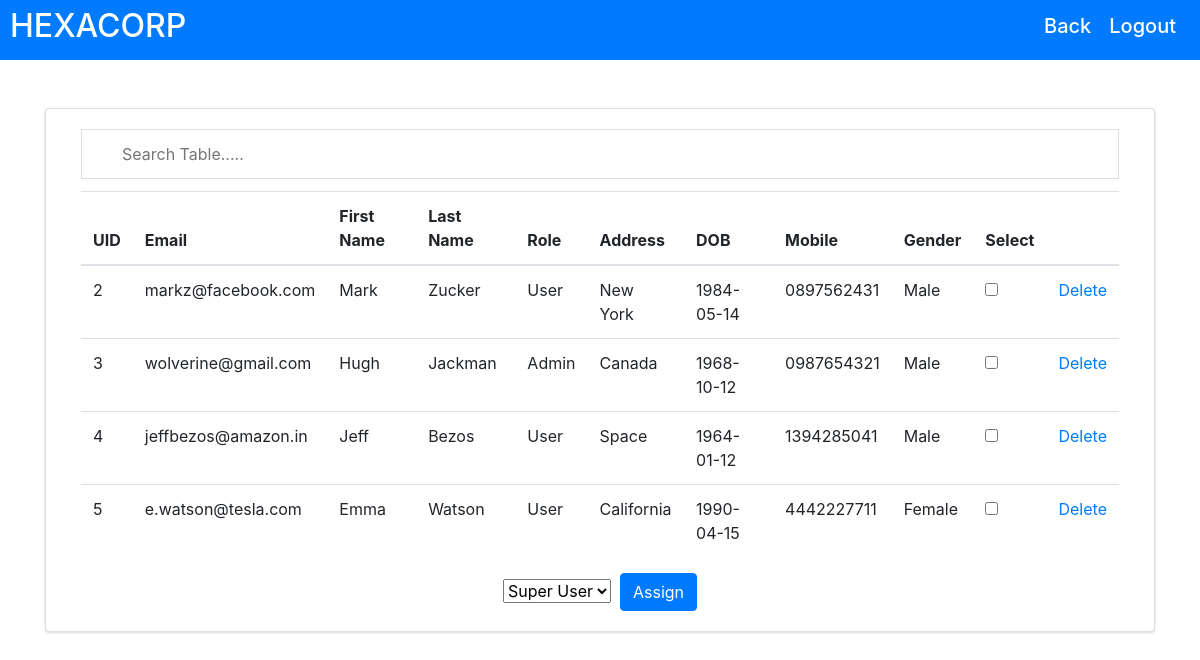
The app's page /super_user (signed in) with its own data.
### alchemy.py (models this page shows, shortened)
class Users(db.Model, UserMixin):
    __tablename__ = "User_Data"
    id = db.Column(db.Integer, primary_key=True)
    email = db.Column(db.String(150), unique=True)
    password = db.Column(db.String(150))
    first_name = db.Column(db.String(150))
    last_name = db.Column(db.String(150))
    role = db.Column(db.String(50), default="User")
    phno = db.Column(db.String(10),default="None")
    addr = db.Column(db.String(250),default="None")
    profile_image = db.Column(db.String(255), default="default.png")
    confirmed = db.Column(db.Boolean, nullable=False, default=False)
    confirmed_on = db.Column(db.DateTime, nullable=True)
    gender = db.Column(db.String(10),default="None")
    dob = db.Column(db.String(10),default="None")

### alchemy.py (the view, shortened to what this page needs)
@app.route('/super_user', methods=['POST', 'GET'])
@login_required
def super_user():
    all_super_users = Users.query.order_by(Users.id)
    name_list = []
    for u in all_super_users:
        if u.id is not current_user.id:
            name_list.append(u.id)
    role_list = ["Super User", "Admin", "User"]
    return render_template('super_user.html', users = all_super_users, user=current_user, names = name_list, roles = role_list)

### alchemy.py (called while the page is built)
@login_manager.user_loader
def load_user(id):
    return Users.query.get(int(id))

### templates/super_user.html (shortened to what this page needs)
<!DOCTYPE html>
<html lang="en">
<head>
   <link rel="stylesheet" href="{{url_for('static', filename = 'css/styles.css')}}">
   <link rel="stylesheet" href="https://stackpath.bootstrapcdn.com/bootstrap/4.4.1/css/bootstrap.min.css" />
</head>
<body>
   <nav class="navbar navbar-inverse navbar-expand-sm bg-primary" style="padding-top: 2px ;padding-bottom:2px; padding-left: 10px;">
     <a class="navbar-brand text-white"><h2>HEXACORP</h2></a>
     <ul class="navbar-nav">
         <li class="nav-item"><a style="padding-left: 10px;" class="nav-link text-white" href="/dashboard"><h5>Back</h5></a></li>
         <li class="nav-item"><a style="padding-left: 10px;" class="nav-link text-white" href="/logout"><h5>Logout</h5></a></li>
      </ul>
	</nav>
      <br>
      <br>
   <div class="container w-100">
         <div class="card">
             <article class="card-body">
    <div class="container">
    <input type="text" id="searchbar" onkeyup="myFunction()" placeholder="Search Table....." title="Type in a name">
        {% block content %}
        <form method="POST" action="/get_checkbox">
          <table class = "table" id="user_data">
           <thead>
              <th scope="col">UID</td>
              <th scope="col">Email</td>
              <th scope="col">First Name</td>
              <th scope="col">Last Name</td>
              <th scope="col">Role</td>
              <th scope="col">Address</td>
              <th scope="col">DOB</td>
              <th scope="col">Mobile</td>
              <th scope="col">Gender</td>
              <th scope="col">Select</td>
              <th scope="col"></th>
           </thead>
           {% for row in users %}
           {%if row.role != "Super User"%}
              <tr>
                 <td>{{row.id}}</td>
                 <td>{{row.email}}</td>
                 <td>{{row.first_name}}</td>
                 <td>{{row.last_name}}</td>
                 <td>{{row.role}}</td>
                 <td>{{row.addr}}</td>
                 <td>{{row.dob}}</td>
                 <td>{{row.phno}}</td>
                 <td>{{row.gender}}</td>
                 <td><input type="checkbox" name="myCheckBox" value="{{row.id}}"></td>
                 <td><a href="/delete_user/{{row.id}}">Delete</a></td>
              </tr>
            {%endif%}
           {% endfor %}
        </table>
           <center>
           <select name="role_dropdown" method="GET" id="role_dropdown">
                <option value="{{roles[0]}}" selected>{{roles[0]}}</option>
            </select>
            <button class="btn btn-primary" onclick="UserAction()">Assign</button>
            </center>
         </form>
      {% endblock %}
   </div>
   </article>
   </div>
   </div>
</body>
</html>

### static/css/styles.css (style rules this page uses)
* { margin: 0; padding: 0; }
body { margin-top:20px; color: #1a202c; text-align: left; background-image: url("https://images.unsplash.com/photo-1555475660-3df469f5d6d7?ixid=MnwxMjA3fDB8MHxjb2xsZWN0aW9uLXBhZ2V8MTZ8MTcwODI3Nnx8ZW58MHx8fHw%3D&ixlib=rb-1.2.1&w=1000&q=80"); background-size: cover; }
.card { box-shadow: 0 1px 3px 0 rgba(0,0,0,.1), 0 1px 2px 0 rgba(0,0,0,.06); }
.card { position: relative; display: flex; flex-direction: column; min-width: 0; word-wrap: break-word; background-color: #fff; background-clip: border-box; border: 0 solid rgba(0,0,0,.125); border-radius: .25rem; }
.card-body { flex: 1 1 auto; min-height: 1px; padding: 1rem; }
.navbar-nav { margin-left: auto; }

### templates/super_user.html (style rules this page uses)
#searchbar { background-image: url('https://www.w3schools.com/css/searchicon.png'); background-position: 10px 10px; background-repeat: no-repeat; width: 100%; font-size: 16px; padding: 12px 20px 12px 40px; border: 1px solid #ddd; margin-bottom: 12px; }

### records on screen
Users: id "2", email "markz@facebook.com", first_name "Mark", last_name "Zucker", role "User", addr "New York", dob "1984-05-14", phno "0897562431", gender "Male"
Users: id "3", email "wolverine@gmail.com", first_name "Hugh", last_name "Jackman", role "Admin", addr "Canada", dob "1968-10-12", phno "0987654321", gender "Male"
Users: id "4", email "jeffbezos@amazon.in", first_name "Jeff", last_name "Bezos", role "User", addr "Space", dob "1964-01-12", phno "1394285041", gender "Male"
Users: id "5", email "e.watson@tesla.com", first_name "Emma", last_name "Watson", role "User", addr "California", dob "1990-04-15", phno "4442227711", gender "Female"

### other values on screen
form field role_dropdown "Super User"
